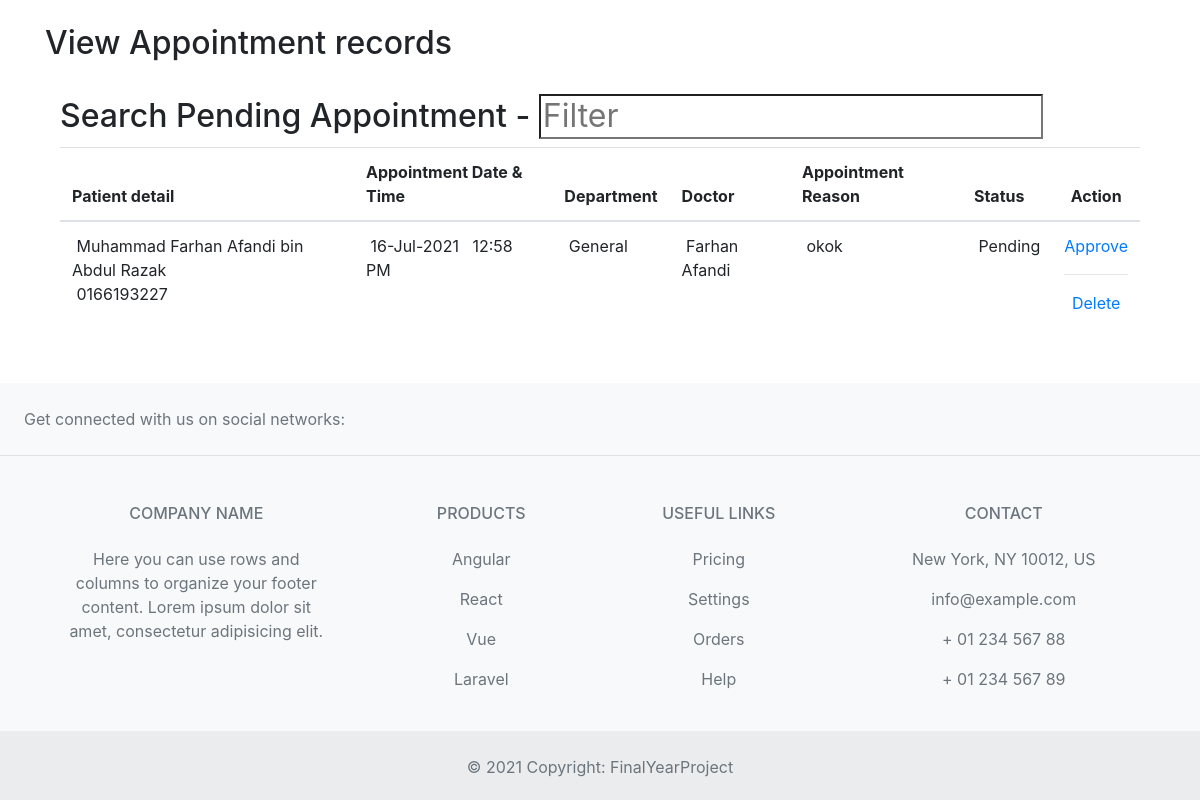
Page /viewappointmentpending.php on the committed database.
### tables this page shows
CREATE TABLE `appointment` (
  `appointmentid` int(10) NOT NULL,
  `patientid` int(10) NOT NULL,
  `departmentid` int(10) NOT NULL,
  `appointmentdate` date NOT NULL,
  `appointmenttime` time NOT NULL,
  `doctorid` int(10) NOT NULL,
  `status` varchar(10) NOT NULL,
  `app_reason` text NOT NULL
);

CREATE TABLE `patient` (
  `patientid` int(10) NOT NULL,
  `patientname` varchar(50) NOT NULL,
  `address` varchar(250) NOT NULL,
  `mobileno` varchar(15) NOT NULL,
  `city` varchar(25) NOT NULL,
  `pincode` varchar(20) NOT NULL,
  `loginid` varchar(50) NOT NULL,
  `password` varchar(25) NOT NULL,
  `bloodgroup` varchar(20) NOT NULL,
  `gender` varchar(10) NOT NULL,
  `dob` date DEFAULT NULL,
  `status` varchar(10) NOT NULL
);

CREATE TABLE `department` (
  `departmentid` int(10) NOT NULL,
  `departmentname` varchar(100) NOT NULL,
  `description` text NOT NULL,
  `status` varchar(10) NOT NULL
);

CREATE TABLE `doctor` (
  `doctorid` int(10) NOT NULL,
  `doctorname` varchar(50) NOT NULL,
  `mobileno` varchar(15) NOT NULL,
  `departmentid` int(10) NOT NULL,
  `loginid` varchar(25) NOT NULL,
  `password` varchar(25) NOT NULL,
  `status` varchar(10) NOT NULL,
  `education` varchar(25) NOT NULL,
  `experience` float(11,1) NOT NULL,
  `consultancy_charge` float(10,2) NOT NULL
);

### viewappointmentpending.php (the view, shortened to what this page needs)
<?php
include("headers.php");
?>
<div class="container">
	<br>
	<h2>View Appointment records</h2>
	<br>
	<section class="container">
		<h2>Search Pending Appointment - <input type="search" class="light-table-filter" data-table="table" placeholder="Filter" /></h2>
		<table class="table">
			<thead>
				<tr>
					<th>Patient detail</th>
					<th>Appointment Date & Time</th>
					<th>Department</th>
					<th>Doctor</th>
					<th>Appointment Reason</th>
					<th>Status</th>
					<th>
						<div align="center">Action</div>
					</th>
				</tr>
			</thead>
			<tbody>
				<?php
				$sql = "SELECT * FROM appointment WHERE (status='Pending' OR status='Inactive')";
				$qsql = mysqli_query($con, $sql);
				while ($rs = mysqli_fetch_array($qsql)) {
					$sqlpat = "SELECT * FROM patient WHERE patientid='$rs[patientid]'";
					$qsqlpat = mysqli_query($con, $sqlpat);
					$rspat = mysqli_fetch_array($qsqlpat);
					$sqldept = "SELECT * FROM department WHERE departmentid='$rs[departmentid]'";
					$qsqldept = mysqli_query($con, $sqldept);
					$rsdept = mysqli_fetch_array($qsqldept);
					$sqldoc = "SELECT * FROM doctor WHERE doctorid='$rs[doctorid]'";
					$qsqldoc = mysqli_query($con, $sqldoc);
					$rsdoc = mysqli_fetch_array($qsqldoc);
					echo "<tr>
          <td>&nbsp;$rspat[patientname]<br>&nbsp;$rspat[mobileno]</td>
			 <td>&nbsp;" . date("d-M-Y", strtotime($rs['appointmentdate'])) . " &nbsp; " . date("H:i A", strtotime($rs['appointmenttime'])) . "</td>
		    <td>&nbsp;$rsdept[departmentname]</td>
			   <td>&nbsp;$rsdoc[doctorname]</td>
			    <td>&nbsp;$rs[app_reason]</td>
			    <td>&nbsp;$rs[status]</td>
          <td><div align='center'>";
					if ($rs['status'] != "Approved") {
						if (!(isset($_SESSION['patientid']))) {
							echo "<a href='appointmentapproval.php?editid=$rs[appointmentid]&patientid=$rs[patientid]'>Approve</a><hr>";
						}
						echo "  <a href='viewappointment.php?delid=$rs[appointmentid]'>Delete</a>";
					} else {
						echo "<a href='patientreport.php?patientid=$rs[patientid]&appointmentid=$rs[appointmentid]'>View Report</a>";
					}
					echo "</center></td></tr>";
				}
				?>
			</tbody>
		</table>
	</section>
	<p>&nbsp;</p>
</div>
<?php
include("footers.php");
?>

### rows in the picture
appointment: patientid.patientname "Muhammad Farhan Afandi bin Abdul Razak", patientid.mobileno "0166193227", appointmentdate "16-Jul-2021", appointmenttime "12:58 PM", departmentid.departmentname "General", doctorid.doctorname "Farhan Afandi", app_reason "okok", status "Pending"
